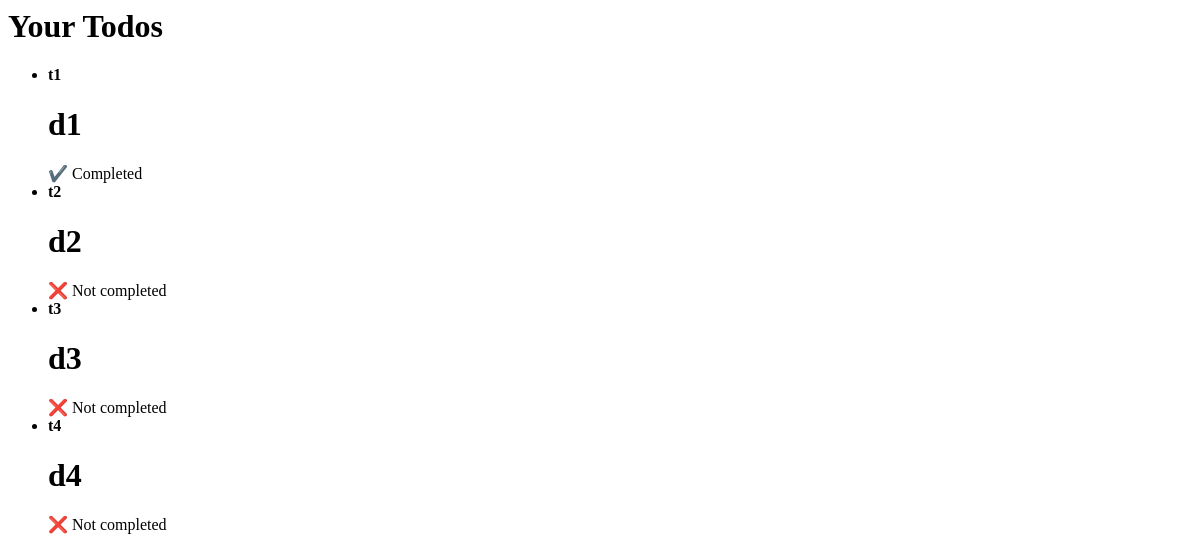
The app's page /todos, older data.
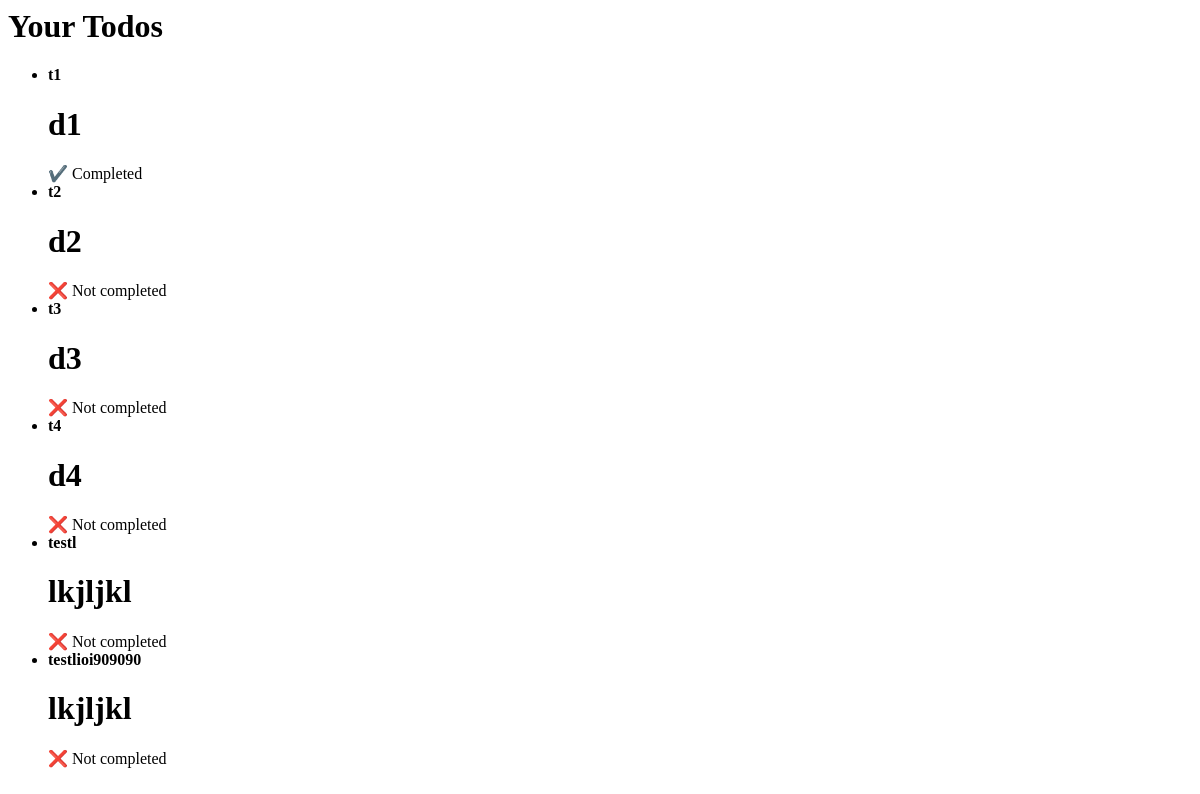
The same page, newer data.
### todo/models.py (models this page shows)
class Todo(models.Model):
    author = models.IntegerField()
    title = models.CharField()
    description = models.TextField()
    category = models.CharField()
    completed = models.BooleanField(default=False)
    def __str__(self):
        return f'{self.title}'

### todo/views.py (the view)
# urls.py: path('todos', views.todo_list, name='todo-list'),
def todo_list(request):
    todos = Todo.objects.all()
    print(todos)
    return render(request, 'todopage/todos.html', {"todos" : todos})

### todo/templates/todopage/todos.html
<h1>Your Todos</h1>
<ul>
    {% for todo in todos %}
        <li>
            <strong>{{ todo.title }}</strong>
            <h1>{{todo.description}}</h1>
            {% if todo.completed %}
                ✔️ Completed
            {% else %}
                ❌ Not completed
            {% endif %}
        </li>
    {% empty %}
        <p>You have no todos yet.</p>
    {% endfor %}
</ul>

Row changes from the older to the newer data that the page shows:
added Todo: title "testl", description "lkjljkl", completed "❌ Not completed"
added Todo: title "testlioi909090", description "lkjljkl", completed "❌ Not completed"
